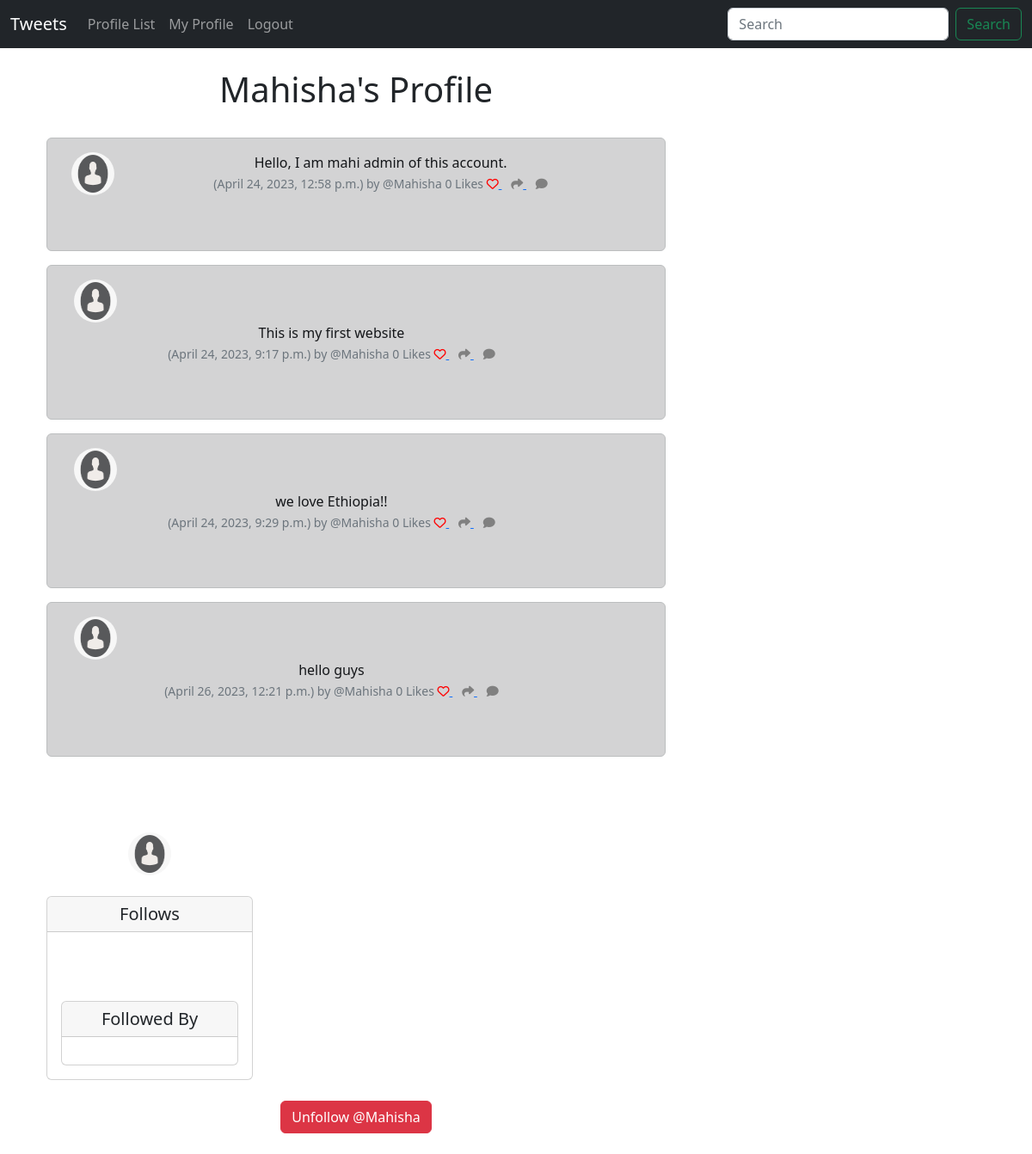
The app's page /profile/1 (signed in), older data.
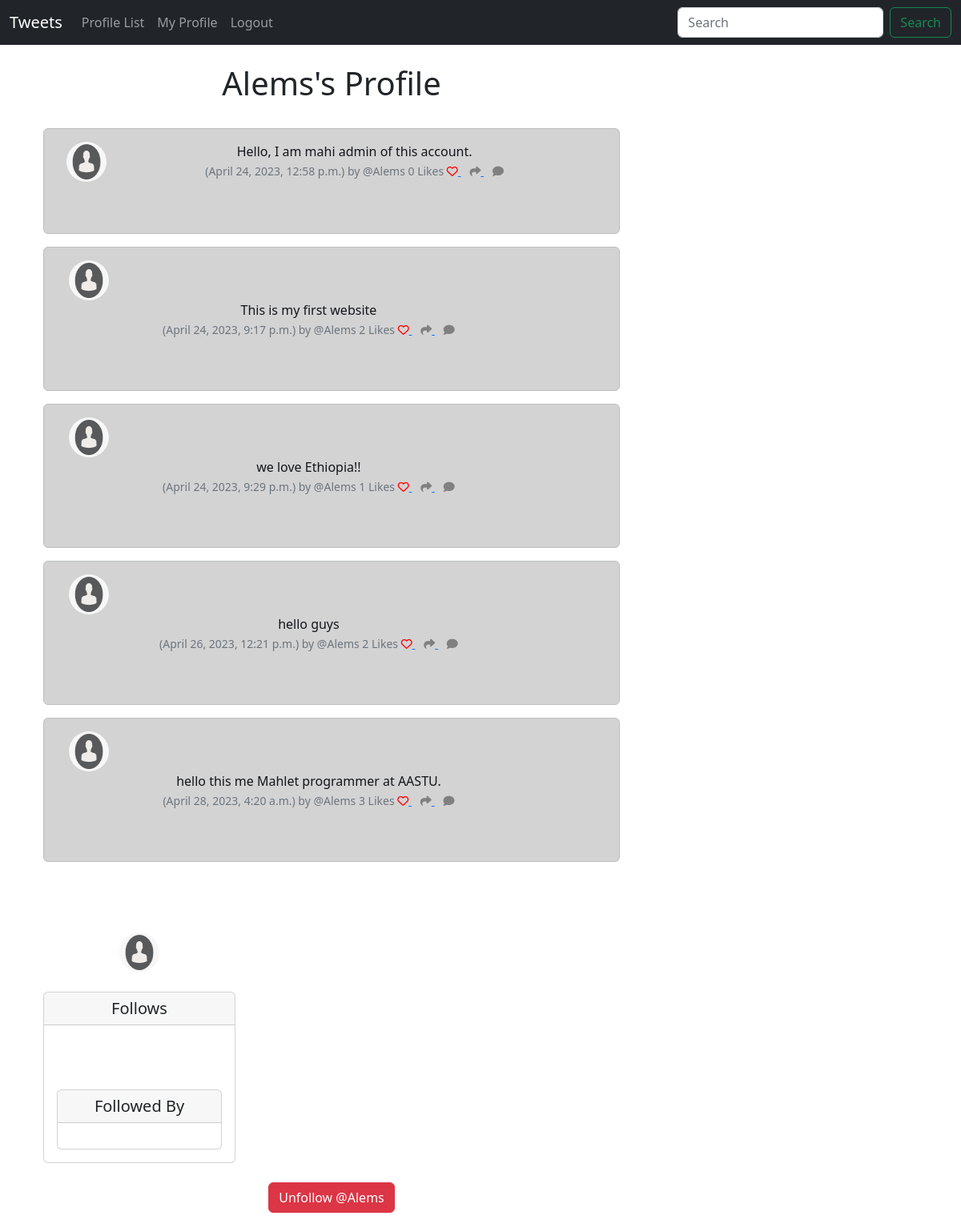
The same page, newer data.
### Tweet/models.py (models this page shows, shortened)
class Profile(models.Model):
    user = models.OneToOneField(User, on_delete=models.CASCADE)
    follows = models.ManyToManyField("self",
        related_name="Followed_by",
        symmetrical=False,
        blank=True)
    date_modified = models.DateTimeField(User, auto_now=True)
    Profile_image = models.ImageField(null=True, blank=True, upload_to="images/")

class Tweet(models.Model):
    user = models.ForeignKey(
        User, related_name="tweets",
        on_delete=models.DO_NOTHING
    )
    body = models.CharField(max_length=200)
    created_at = models.DateTimeField(auto_now_add=True)
    likes = models.ManyToManyField(User, related_name="tweet_like", blank=True)
    def number_of_likes(self):
        return self.likes.count()

### Tweet/views.py (the view, shortened to what this page needs)
# urls.py: path('profile/<int:pk>', views.profile, name='profile'),
def profile(request, pk):
    if request.user.is_authenticated:
       profile = Profile.objects.get(user_id=pk)
       tweets = Tweet.objects.filter(user_id=pk)
       return render(request, "profile.html", {"profile": profile, "tweets":tweets})
    else:
        messages.success(request, ("You Must Be Logged In To View This Page..."))
        return redirect('home')

### Tweet/templates/profile.html (shortened to what this page needs)
{% extends 'base.html' %}
{% load static %}
{% block content %}
{% if profile %}
    <div class="container text-center">
        <div class="row">
            <div class="col-8">
                <h1>{{ profile.user.username }}'s Profile</h1>
                <br/>
                {% if tweets %}
                    {% for tweet in tweets%}
               <div class="alert alert-dark" role="alert">
                 <div class="container">
                    <div class="row">
                       <div class="col-1">
                          {% if profile.profile_image %}
                           <img src="{{ profile.profile_image.url }}" width=50 height=50 class="rounded-circle "
                           alt="{{ profile.user.username}}">
                           {% else %}
                      <img src="{% static 'images/profile.png' %}" width=50 height=50 class="rounded-circle "
                      alt="{{ profile.user.username}}">
                   {% endif %}
                   </div>
                 <div class="col-11">
                         {{tweet.body }}</br>
                            <small class= "text-muted">
                              ({{ tweet.created_at}}) by @{{ tweet.user.username}}
                                {{ tweet.number_of_likes }} Likes
                              {% if user in tweet.likes.all %}
                                 <a href="{% url 'tweet_like' tweet.id %}">
                                    <i class="fa-solid fa-heart" style="color:red"></i>
                                </a>
                                {%else%}
                                 <a href="{% url 'tweet_like' tweet.id %}">
                                    <i class="fa fa-heart-o" style="color:red"></i>
                                </a>
                                {% endif %}
                                <a href="{% url 'tweet_share' tweet.id %}">
                            <i class="fa-solid fa-share" style="color:gray"></i>
                                <a/>
                                <a href="{% url 'tweet_comment' tweet.id %}">
                            <i class="fa-solid fa-comment" style="color:gray"></i>
                                <a/>
                          </small>
                </div><br/><br/>
            </div>
        </div>
    </div>
{% endfor %}
{% endif %}
        <div class="col-4">
                  <br/><br/></br>
                {% if profile.profile_image %}
                <img src="{{profile.profile_image.url}}" class="rounded-circle">
                {% else %}
                <img src="{% static 'images/profile.png' %}" width=50 height=50 class="rounded-circle "
                alt="{{ profile.user.username}}">
                    <br/><br/>
                {% endif %}
            <div class="card">
                <h5 class="card-header">Follows</h5>
                <div class="card-body">
                     <br/><br/>
                   <div class="card">
                      <h5 class="card-header">Followed By</h5>
                      <div class="card-body">
                        </div>
                    </div>
                </div>
            </div>
        </div>
  <br/>
  <form method="POST">
    {% if profile in user.profile.follows.all %}
    <button type="submit" class="btn btn-danger" name="follow"
     value="unfollow">Unfollow @{{ profile.user.username}}
    </button>
    {% else %}
    <button type="submit" class="btn btn-success" name="follow"
    value="unfollow">Follow @{{ profile.user.username|lower}}
   </button>
    {% endif %}
    </form>
    <br/>
            </div>
        </div>
    </div>
{% endif %}
{% endblock %}

Row changes from the older to the newer data that the page shows:
changed Profile: user.username "Mahisha" → "Alems"
changed through a linked row, Tweet "Hello, I am mahi admin of this account.": user.username "Mahisha" → "Alems"
changed through a linked row, Tweet "This is my first website": user.username "Mahisha" → "Alems"; number_of_likes "0" → "2"
changed through a linked row, Tweet "we love Ethiopia!!": user.username "Mahisha" → "Alems"; number_of_likes "0" → "1"
changed through a linked row, Tweet "hello guys": user.username "Mahisha" → "Alems"; number_of_likes "0" → "2"
added Tweet: body "hello this me Mahlet programmer at AASTU.", created_at "April 28, 2023, 4:20 a.m.", user.username "Alems", number_of_likes "3"
